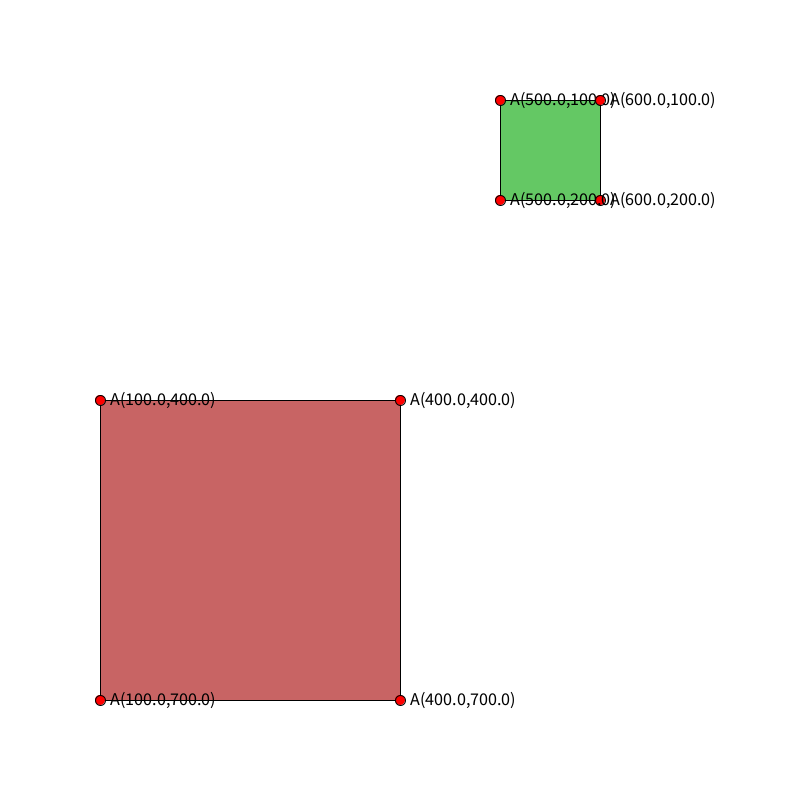
Frame 1 (no input)
Frame 60 (the mouse pressed at the canvas centre just before this capture): identical to frame 1, image omitted
Frame 120 (the mouse held since frame 60 and released just before this capture): identical to frame 1, image omitted

The Processing sketch that drew this single still picture (run headless with seeded random() and noise(); from frame 60 on, the mouse is pressed at the canvas centre):

// Processing sketch: QuadratHerencia
// ── QuadratHerencia.pde


Quadrat q1, q2;

void setup(){
  size(800, 800);
  
  q1 = new Quadrat(new Punt2D(500, 100), 100);
  q2 = new Quadrat(new Punt2D(100, 400), 300);
}

void draw(){
  background(255);
  q1.display(color(100, 200, 100));
  q2.display(color(200, 100, 100));
}

// ── Poligon.pde
class Poligon {
  
  // Atributs
  Punt2D[] punts;
  
  // Constructor
  Poligon(int n){
    punts = new Punt2D[n];
  }
  
  // Setter
  void setPuntAt(int i, Punt2D p){
    punts[i] = p;
  }
  
  // Getter
  Punt2D getPuntAt(int i){
    return punts[i];
  }
  
  // Altres
  void imprimir(){
    println("El polígon està format pels punts:");
    for(int i=0; i<punts.length; i++){
      punts[i].imprimir();
    }
  }
  
  void display(color c){
    
    fill(c);
    beginShape();
    for(int i=0; i<punts.length; i++){
      vertex(punts[i].x, punts[i].y);
    }
    endShape(CLOSE);
    
    for(int i=0; i<punts.length; i++){
      punts[i].display();
    }
  }
  
}

// ── PoligonR.pde
class PoligonR {
 
  Punt2D[] punts;
  Punt2D centre;
  float radi;
  
  PoligonR(Punt2D c, float r, int n){
    this.centre = c;
    this.radi = r;
    punts = new Punt2D[n];
    
    float angle = 0;
    for(int i=0; i<punts.length; i++){
      float x = centre.x + radi*cos(angle);
      float y = centre.y + radi*sin(angle);
      punts[i] = new Punt2D(x, y);
      angle += TWO_PI / n;
    }
  }
  
  void display(color c){
    
    fill(c);
    beginShape();
    for(int i=0; i<punts.length; i++){
      vertex(punts[i].x, punts[i].y);
    }
    endShape(CLOSE);
    
    for(int i=0; i<punts.length; i++){
      punts[i].display();
    }
  }
  
  
}

// ── Punt2D.pde
class Punt2D {

    // Atributs
    float x, y;
    String nom;

    // Constructor
    Punt2D(String n, float x, float y){
        this.nom = n;
        this.x = x;
        this.y = y;
    }

    Punt2D(float x, float y){
        this.nom = "A";
        this.x = x;
        this.y = y;
    }

    public float getX() {
        return x;
    }

    public void setX(float x) {
        this.x = x;
    }

    public float getY() {
        return y;
    }

    public void setY(float y) {
        this.y = y;
    }

    public String getNom() {
        return nom;
    }

    public void setNom(String nom) {
        this.nom = nom;
    }

    public void setXY(float x, float y){
        this.x = x;
        this.y = y;
    }

    void imprimir(){
        System.out.printf("Punt %s(%f, %f).%n", nom, x, y);
    }
    
    void display(){
      fill(255, 0, 0); circle(x, y, 10);
      textSize(18);
      fill(0); text(nom + "("+x+","+y+")", x + 10, y + 5);
    }
}

// ── Quadrat.pde
class Quadrat extends Poligon {

  // Constructor
  Quadrat(Punt2D c, float d) {
    super(4);
    setPuntAt(0, c);
    setPuntAt(1, new Punt2D(c.x + d, c.y));
    setPuntAt(2, new Punt2D(c.x + d, c.y + d));
    setPuntAt(3, new Punt2D(c.x, c.y + d));
  }

  // Altres
  @Override   
    void imprimir() {
    System.out.println("El quadrat està format pels punts:");
    for (int i=0; i<punts.length; i++) {
      punts[i].imprimir();
    }
  }
}
